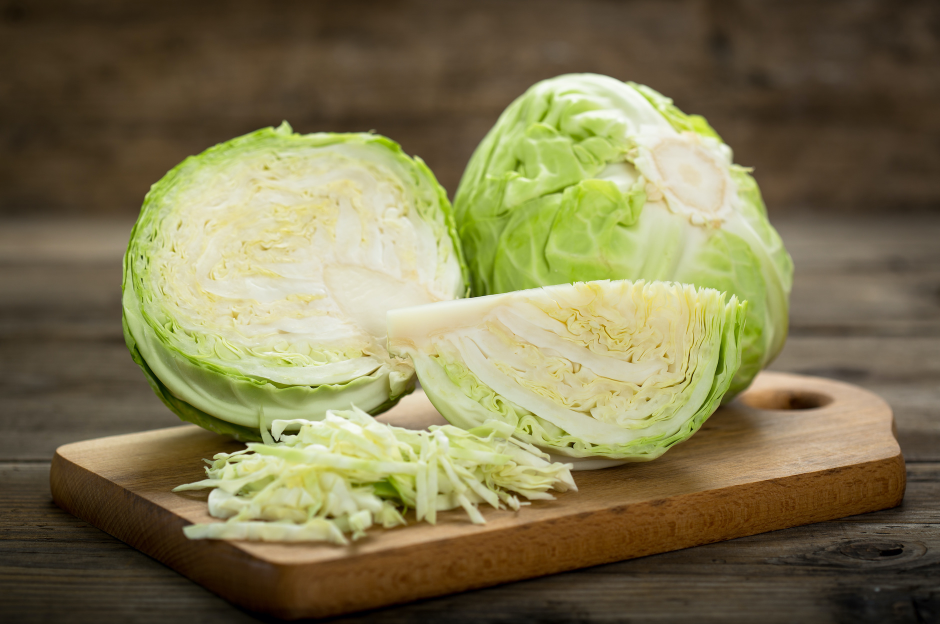
#> input picture deprecated/cabbae.jpeg, 1880 x 1248 px, given in place of the camera (shown at 1/2 size)
$ python cart2.py
#> lines starting #> are read from the running program, lines starting #| are printed output that depends on the picture; after the words box and inside, x2 and y2 are one past the last pixel; in counts of white or black regions, pixels touching at a corner belong together
import cv2 as cv2
import numpy as np
from PIL import Image
def cartoon():
    vid = cv2.VideoCapture(0)

    while(True):
        ret, frame = vid.read()
#> frame is the input picture: shape (1248, 1880, 3); mean B, G, R 80.7, 118, 126
        imgCartoon = frame
        imgColor = imgCartoon.copy()

        pyrLevels = 3
        biPasses = 7
        for i in range(pyrLevels):
            imgColor = cv2.pyrDown(imgColor)
#> this loop made 3 passes
#> pass 1, in cartoon, `imgColor = cv2.pyrDown(imgColor)`:
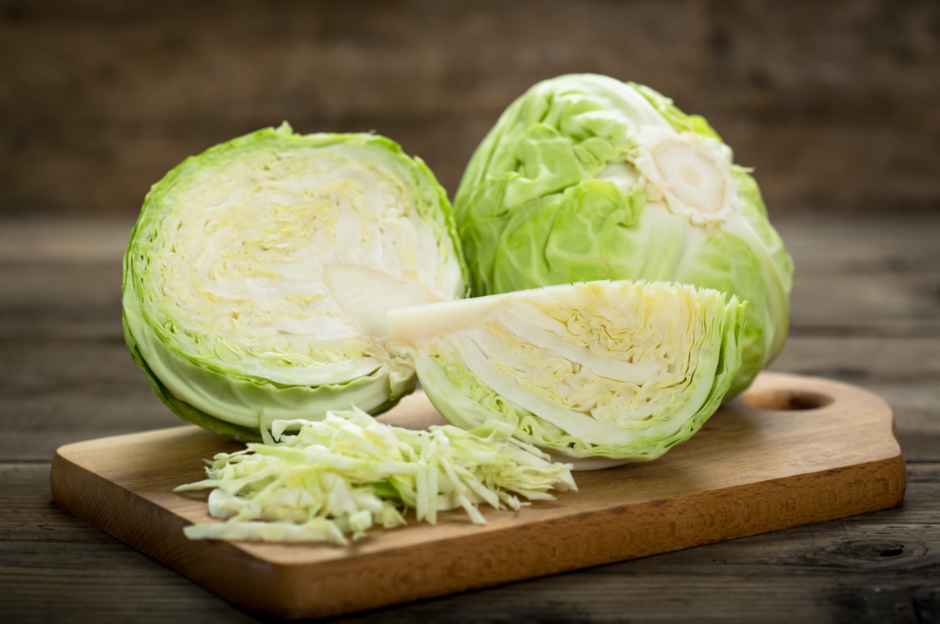
#> imgColor: shape (624, 940, 3); mean B, G, R 80.7, 118, 126

        imgColor = cv2.bilateralFilter(imgColor,d=13,sigmaColor=15,sigmaSpace=15)
#> imgColor: shape (156, 235, 3)
        #imgColor2 = cv2.bilateralFilter(imgColor2,d=3,sigmaColor=150,sigmaSpace=150)
        for i in range(pyrLevels):
            imgColor = cv2.pyrUp(imgColor)
#> this loop made 3 passes
#> pass 1, in cartoon, `imgColor = cv2.pyrUp(imgColor)`:
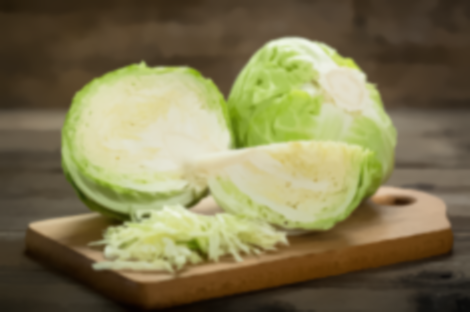
#> imgColor: shape (312, 470, 3); mean B, G, R 80.8, 118.2, 126.2


        imgEdge = cv2.cvtColor(imgCartoon,cv2.COLOR_BGR2GRAY)
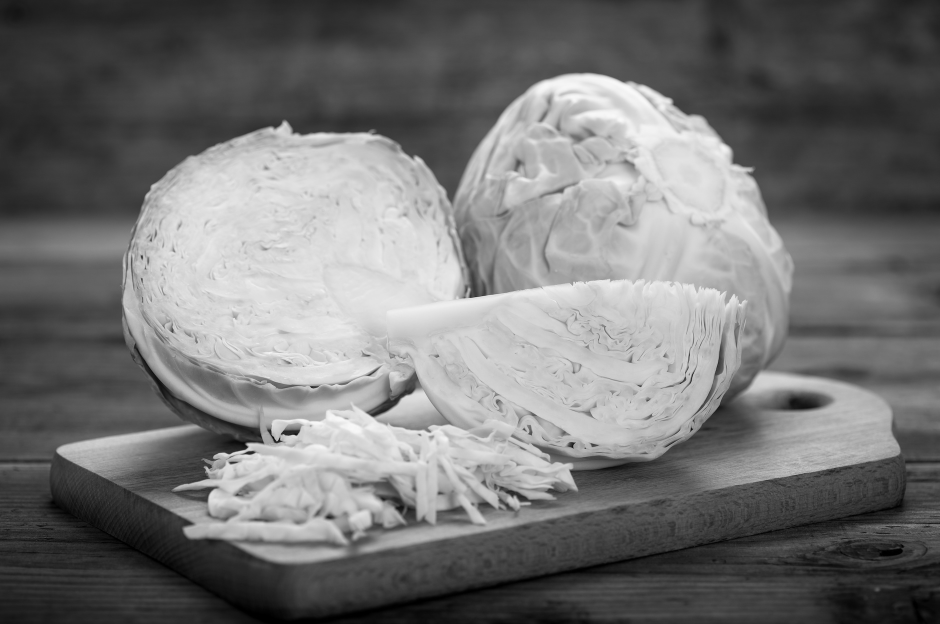
#> imgEdge: shape (1248, 1880) (shown at 1/2 size); min 0, max 249, mean 116.2
        imgEdge = cv2.medianBlur(imgEdge,7)
        imgEdge = cv2.adaptiveThreshold(imgEdge,255,cv2.ADAPTIVE_THRESH_MEAN_C,cv2.THRESH_BINARY,blockSize=9,C=2.5)
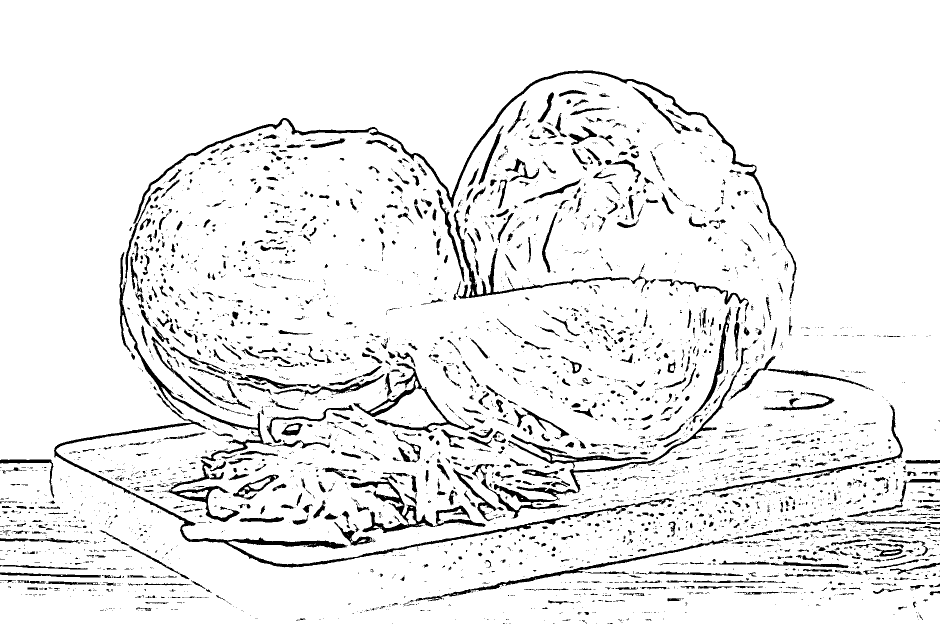
#> imgEdge: shape (1248, 1880) (shown at 1/2 size); 92.6% white; 4156 black regions (3122 under 20 px), largest, box (x1, y1, x2, y2) and area: (108, 787, 1349, 1135) 11309, (267, 141, 1593, 562) 10022, (961, 695, 1497, 1037) 5719
        imgEdge = cv2.erode(imgEdge,(5,5),iterations=3)
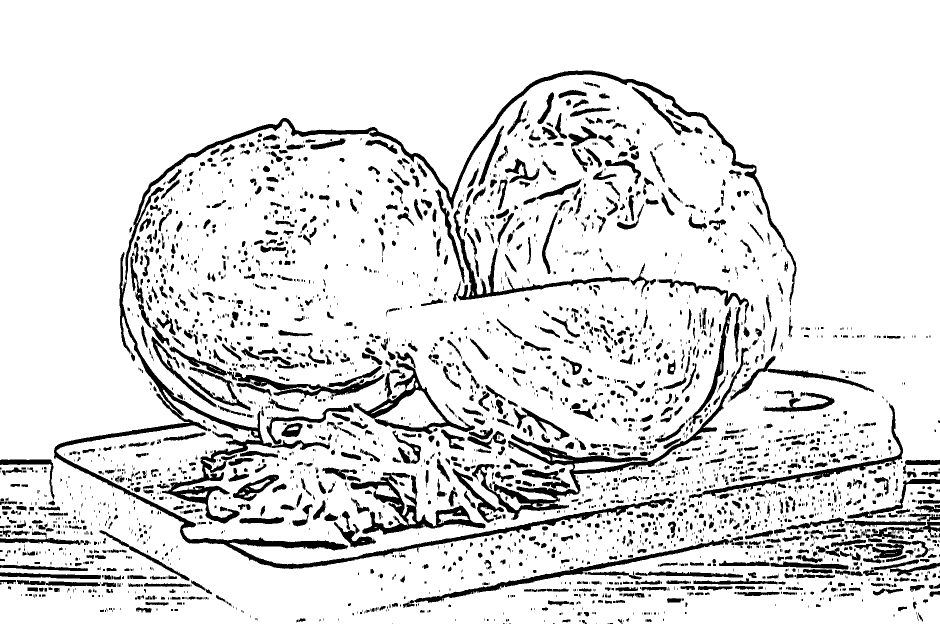
#> imgEdge: shape (1248, 1880) (shown at 1/2 size); 87.5% white; 3277 black regions (1728 under 20 px), largest, box (x1, y1, x2, y2) and area: (108, 141, 1593, 1138) 43994, (944, 695, 1497, 1040) 13099, (701, 945, 971, 1069) 7637
        imgCartoon1 = cv2.bitwise_and(imgColor,imgColor,mask=imgEdge)
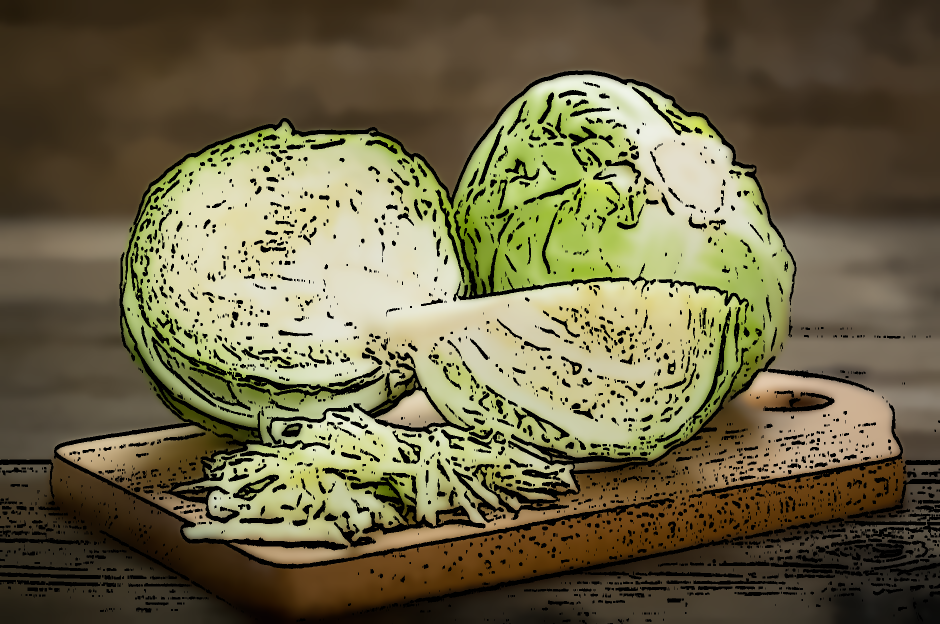
#> imgCartoon1: shape (1248, 1880, 3) (shown at 1/2 size); mean B, G, R 70.8, 101.7, 109.2

        imgCartoon1 = cv2.resize(imgCartoon1,(frame.shape[1]//2,frame.shape[0]//2))
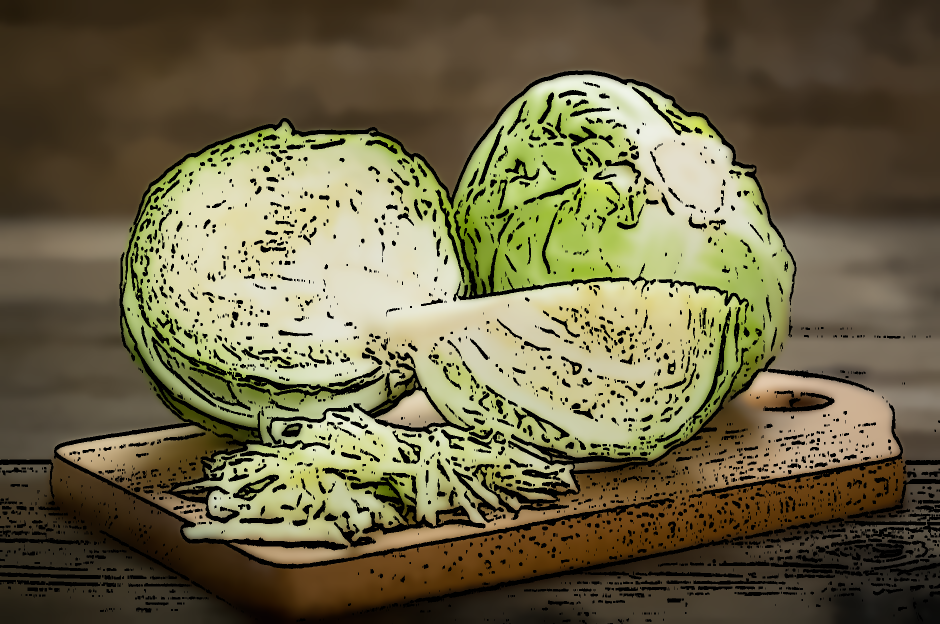
#> imgCartoon1: shape (624, 940, 3); mean B, G, R 70.9, 101.8, 109.3

        cv2.imshow("one pass",imgCartoon1)


        if(cv2.waitKey(1) and 0xFF == ord('q')):
#> (key q is pressed here)
            break

cartoon()
